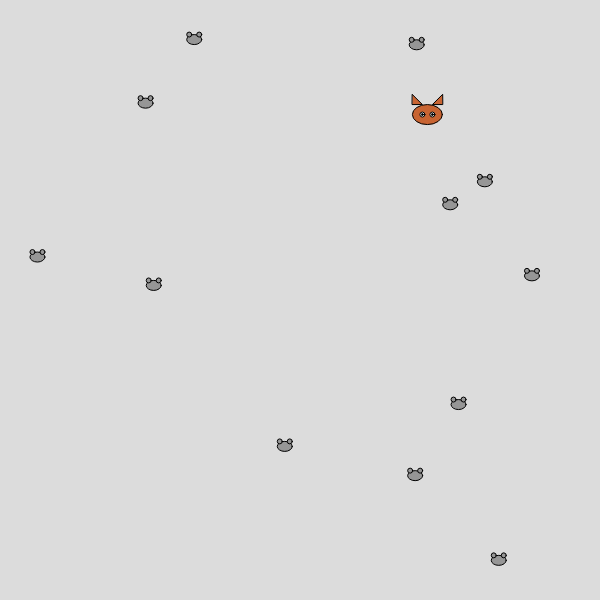
Frame 1 (no input)
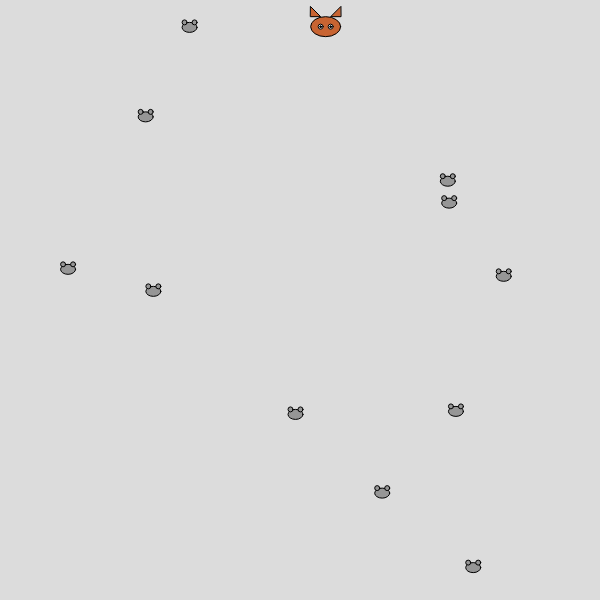
Frame 60 (no input)
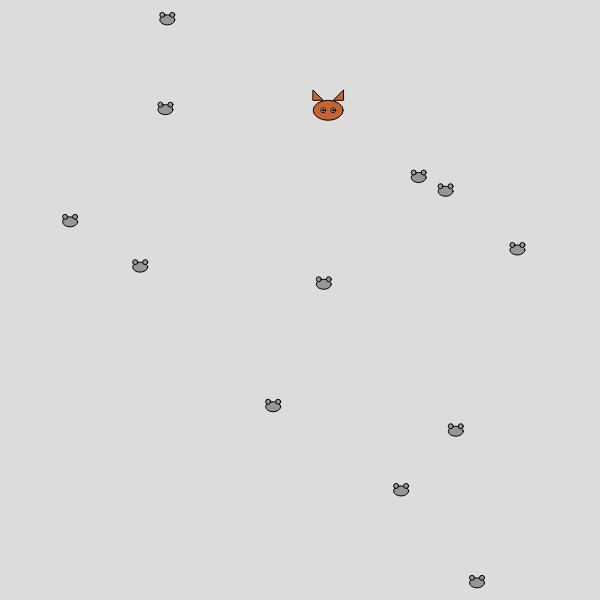
Frame 120 (the mouse pressed at the canvas centre since frame 60)

The p5.js sketch that drew these frames (run headless with seeded random() and noise() and a simulated clock; from frame 60 on, the mouse is pressed at the canvas centre):

// p5.js sketch
// ── sketch.js
let cat;
let mice = []
const numMice = 12;

function setup() {
  createCanvas(600, 600);
  cat = new Cat();
  for (let i = 0; i < numMice; i++) {
    mice.push(new Mouse());
  }
}

function draw() {
  background(220);
  let activeMice = 0; // count how many mice still alive
  for (let m of mice) {
    if (!m.caught) {
      activeMice++;
      m.move();
      m.display();
      if (dist(cat.x, cat.y, m.x, m.y) < 15) {
        m.caught = true;
      }
    }
  }

  if (activeMice > 0) {
    cat.move();
  }
  cat.display();
}
function mousePressed() {
  if (mouseX > 0 && mouseX < width && mouseY > 0 && mouseY < height) {
      let newMouse = new Mouse();
      newMouse.x = mouseX;
      newMouse.y = mouseY;
      mice.push(newMouse);
  }
}
// ── Cat.js
class Cat {
  constructor(){
    this.x = random(width);
    this.y = random(height);
    this.speed = 0.09;
    this.stepSize = 170;
  }
  
  
  display() {
    push(); // Start a new drawing state
    translate(this.x, this.y);

    // Drawing a cat with ears, body, and eyes
    fill(200, 100, 50); // Brown color for the cat
    ellipse(0, 0, 30, 20); // Cat's body
    triangle(-15, -20, -5, -10, -15, -10); // Left ear
    triangle(15, -20, 5, -10, 15, -10); // Right ear

    fill(255); // White for the eyes
    ellipse(-5, 0, 5, 5); // Left eye
    ellipse(5, 0, 5, 5); // Right eye

    fill(0); // Black for the pupils
    ellipse(-5, 0, 2, 2); // Left pupil
    ellipse(5, 0, 2, 2); // Right pupil

    pop(); // Restore original drawing state

  }
  
  move(){
    this.x += random(-this.speed, this.speed) * this.stepSize;
    this.y += random(-this.speed, this.speed) * this.stepSize;
    this.x = constrain(this.x, 0, width);
    this.y = constrain(this.y, 0, height);
  }
}
// ── Mouse.js
class Mouse {
  constructor(){
    this.x = random(width);
    this.y = random(height);
    this.speed = 0.3; // Slower speed
    this.stepSize = 15; // Farther movement
    this.caught = false;
  }
  
  display(){
    if (!this.caught) {
      push(); // Start a new drawing state
      translate(this.x, this.y);

      // Drawing a mouse with body and ears
      fill(150, 150, 150); // Gray color for the mouse
      ellipse(0, 0, 15, 10); // Mouse's body
      ellipse(-5, -5, 5, 5); // Left ear
      ellipse(5, -5, 5, 5); // Right ear

      pop(); // Restore original drawing state
    }
  }
  
  move(){
    if (!this.caught) {
      this.x += random(-this.speed, this.speed) * this.stepSize;
      this.y += random(-this.speed, this.speed) * this.stepSize;
      this.x = constrain(this.x, 0, width);
      this.y = constrain(this.y, 0, height);
    }
  }
}
